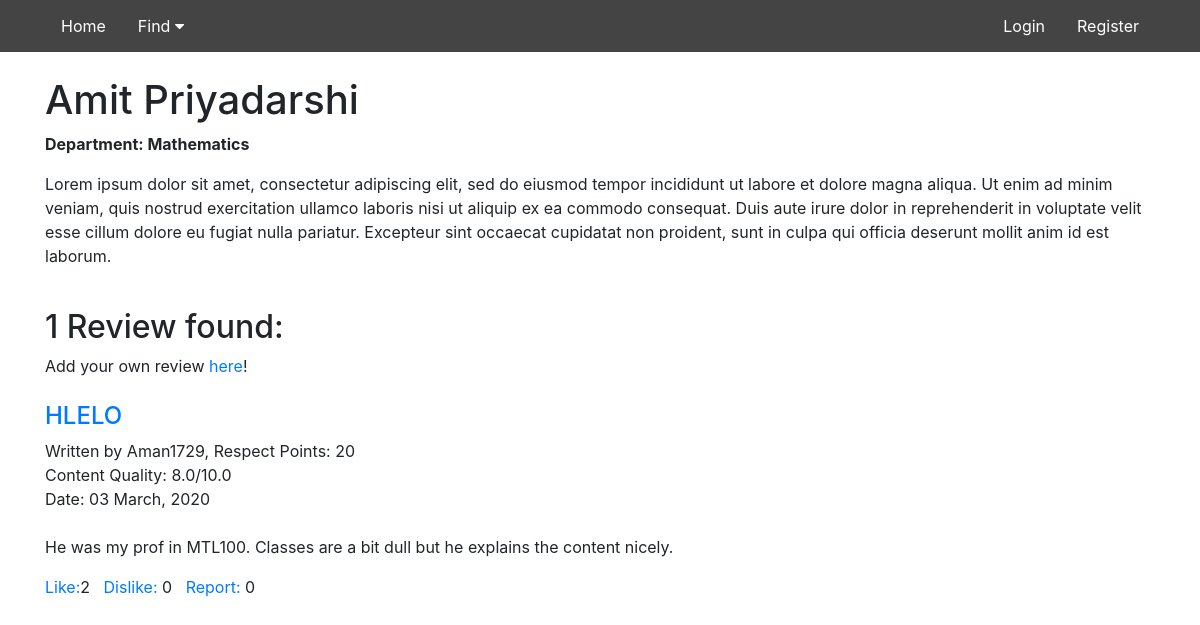
/professor/6/, run on the app's committed database.
### review/models.py (models this page shows, shortened)
class Prof(models.Model):
	name = models.CharField(max_length = 100)
	dept = models.ForeignKey(Department, on_delete=models.CASCADE)
	info = models.TextField()

class Department(models.Model):
	code = models.CharField(max_length = 2, primary_key = True)
	dept = models.CharField(max_length = 50)

class Prof_Review(models.Model):
	title = models.CharField(max_length=100)
	prof = models.ForeignKey(Prof, on_delete=models.CASCADE)
	review = models.TextField()
	content_quality = models.IntegerField(validators=[MinValueValidator(1), MaxValueValidator(10)])
	author = models.ForeignKey(User, on_delete=models.CASCADE)
	anonymous = models.BooleanField()
	date_posted = models.DateTimeField(auto_now_add = True)
	date_modif = models.DateTimeField(auto_now = True)
	likes = models.IntegerField(default=0)
	dislikes = models.IntegerField(default=0)
	reports = models.IntegerField(default=0)
	class Meta:
		constraints	= [
			models.UniqueConstraint(fields = ['prof', 'author'], name = 'unique_prof_review'),
		]

### users/models.py (models this page shows, shortened)
class Profile(models.Model):
	user = models.OneToOneField(User, on_delete=models.CASCADE)
	rp = models.IntegerField(default = 0)
	warn_offensive = models.BooleanField(default = False)

### review/views.py (the view)
# urls.py: path('professor/<int:pk>/', views.findprofname, name = 'review-find-prof-name'),
def findprofname(request, pk):
	prf = Prof.objects.get(id = pk)
	matches = Prof_Review.objects.filter(prof=prf).order_by('-date_posted')
	ct = 0
	for match in matches:
		ct += 1
	return render(request, 'review/prof_template.html', {'prof': prf, 'matches': matches, 'ct': ct})

### review/templates/review/prof_template.html (shortened to what this page needs)
{% extends "review/base.html" %}
{% block content %}
<h1>{{ prof.name }}</h1>
<p><b>Department: {{ prof.dept.dept }}</b></p>
<p>{{ prof.info }}</p>
<br>
{% if ct ==  1 %}
	<h2>1 Review found:</h2>
{% endif %}
Add your own review <a href="{% url 'prof-review-create' prof.id %}">here</a>!
<br><br>
{% for review in matches %}
<div class = "review">
	<h4><a href="{% url 'prof-review-detail' review.prof.id review.id %}">{{ review.title }}</a></h4>
	Written by
	{% if review.anonymous %}
		anonymous
	{% else %}
		{{ review.author.username }}, Respect Points: {{ review.author.profile.rp }}
	{% endif %}
	<br>
	Content Quality: {{ review.content_quality }}.0/10.0
	<br>
	Date: {{review.date_posted|date:"m F, Y"}}
	<br><br><p>{{ review.review }}</p>
	<a href = "#" onClick = "document.getElementById('likebutton{{review.id}}').submit()">Like:</a>{{ review.likes }}
	&nbsp&nbsp<a href = "#" onClick = "document.getElementById('dislikebutton{{review.id}}').submit()">Dislike:</a> {{ review.dislikes }}
	&nbsp&nbsp<a href = "#" onClick = "document.getElementById('report{{review.id}}').submit()">Report:</a> {{ review.reports }}
	<br><br>
</div>
{% endfor %}
{% endblock %}

### data on the page
Prof: name "Amit Priyadarshi", dept.dept "Mathematics", info "Lorem ipsum dolor sit amet, consectetur adipiscing elit, sed do eiusmod tempor incididunt ut labore et dolore magna aliqua. Ut enim ad minim veniam, quis nostrud exercitation ullamco laboris nisi ut aliquip ex ea commodo consequat. Duis aute irure dolor in reprehenderit in voluptate velit esse cillum dolore eu fugiat nulla pariatur. Excepteur sint occaecat cupidatat non proident, sunt in culpa qui officia deserunt mollit anim id est laborum."
Prof_Review: title "HLELO", author.username "Aman1729", author.profile.rp "20", content_quality "8", date_posted "03 March, 2020", review "He was my prof in MTL100. Classes are a bit dull but he explains the content nicely.", likes "2", dislikes "0", reports "0"
